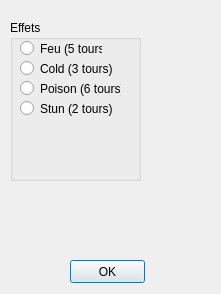
<?xml version="1.0" encoding="UTF-8"?>
<ui version="4.0">
 <class>SlacshEffectAttaqueDial</class>
 <widget class="QDialog" name="SlacshEffectAttaqueDial">
  <property name="geometry">
   <rect>
    <x>0</x>
    <y>0</y>
    <width>221</width>
    <height>294</height>
   </rect>
  </property>
  <property name="cursor">
   <cursorShape>PointingHandCursor</cursorShape>
  </property>
  <property name="windowTitle">
   <string>Choisir effet</string>
  </property>
  <widget class="QGroupBox" name="groupBox">
   <property name="geometry">
    <rect>
     <x>10</x>
     <y>20</y>
     <width>131</width>
     <height>161</height>
    </rect>
   </property>
   <property name="title">
    <string>Effets</string>
   </property>
   <widget class="QRadioButton" name="feuCheck">
    <property name="geometry">
     <rect>
      <x>10</x>
      <y>20</y>
      <width>82</width>
      <height>17</height>
     </rect>
    </property>
    <property name="text">
     <string>Feu (5 tours)</string>
    </property>
   </widget>
   <widget class="QRadioButton" name="poisonCheck">
    <property name="geometry">
     <rect>
      <x>10</x>
      <y>60</y>
      <width>101</width>
      <height>17</height>
     </rect>
    </property>
    <property name="text">
     <string>Poison (6 tours)</string>
    </property>
   </widget>
   <widget class="QRadioButton" name="coldCheck">
    <property name="geometry">
     <rect>
      <x>10</x>
      <y>40</y>
      <width>101</width>
      <height>17</height>
     </rect>
    </property>
    <property name="text">
     <string>Cold (3 tours)</string>
    </property>
   </widget>
   <widget class="QRadioButton" name="stunCheck">
    <property name="geometry">
     <rect>
      <x>10</x>
      <y>80</y>
      <width>101</width>
      <height>17</height>
     </rect>
    </property>
    <property name="text">
     <string>Stun (2 tours)</string>
    </property>
   </widget>
  </widget>
  <widget class="QPushButton" name="pushButton">
   <property name="geometry">
    <rect>
     <x>70</x>
     <y>260</y>
     <width>75</width>
     <height>23</height>
    </rect>
   </property>
   <property name="text">
    <string>OK</string>
   </property>
  </widget>
 </widget>
 <resources/>
 <connections/>
</ui>
